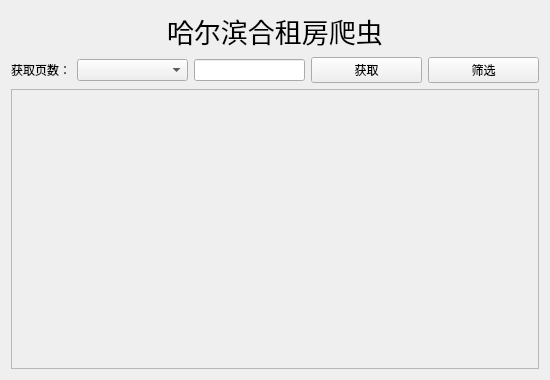
<?xml version="1.0" encoding="UTF-8"?>
<ui version="4.0">
 <class>Form</class>
 <widget class="QWidget" name="Form">
  <property name="geometry">
   <rect>
    <x>0</x>
    <y>0</y>
    <width>550</width>
    <height>380</height>
   </rect>
  </property>
  <property name="windowTitle">
   <string>Form</string>
  </property>
  <layout class="QVBoxLayout" name="verticalLayout_3">
   <item>
    <layout class="QHBoxLayout" name="horizontalLayout_3">
     <property name="leftMargin">
      <number>0</number>
     </property>
     <item>
      <widget class="QLabel" name="label">
       <property name="sizePolicy">
        <sizepolicy hsizetype="Fixed" vsizetype="Preferred">
         <horstretch>220</horstretch>
         <verstretch>0</verstretch>
        </sizepolicy>
       </property>
       <property name="font">
        <font>
         <pointsize>20</pointsize>
        </font>
       </property>
       <property name="text">
        <string>哈尔滨合租房爬虫</string>
       </property>
      </widget>
     </item>
    </layout>
   </item>
   <item>
    <layout class="QHBoxLayout" name="horizontalLayout" stretch="1,1,1,1,1">
     <item>
      <widget class="QLabel" name="label_2">
       <property name="sizePolicy">
        <sizepolicy hsizetype="Fixed" vsizetype="Preferred">
         <horstretch>0</horstretch>
         <verstretch>0</verstretch>
        </sizepolicy>
       </property>
       <property name="text">
        <string>获取页数：</string>
       </property>
      </widget>
     </item>
     <item>
      <widget class="QComboBox" name="comboBox_Chose_page">
       <property name="currentText">
        <string/>
       </property>
      </widget>
     </item>
     <item>
      <widget class="QLineEdit" name="lineEdit_Page">
       <property name="sizePolicy">
        <sizepolicy hsizetype="Preferred" vsizetype="Fixed">
         <horstretch>0</horstretch>
         <verstretch>0</verstretch>
        </sizepolicy>
       </property>
      </widget>
     </item>
     <item>
      <widget class="QPushButton" name="pushButton">
       <property name="text">
        <string>获取</string>
       </property>
      </widget>
     </item>
     <item>
      <widget class="QPushButton" name="pushButton_2">
       <property name="text">
        <string>筛选</string>
       </property>
      </widget>
     </item>
    </layout>
   </item>
   <item>
    <widget class="QScrollArea" name="scrollArea">
     <property name="widgetResizable">
      <bool>true</bool>
     </property>
     <widget class="QWidget" name="scrollAreaWidgetContents">
      <property name="geometry">
       <rect>
        <x>0</x>
        <y>0</y>
        <width>530</width>
        <height>294</height>
       </rect>
      </property>
      <layout class="QVBoxLayout" name="verticalLayout">
       <item>
        <spacer name="verticalSpacer">
         <property name="orientation">
          <enum>Qt::Vertical</enum>
         </property>
         <property name="sizeHint" stdset="0">
          <size>
           <width>20</width>
           <height>268</height>
          </size>
         </property>
        </spacer>
       </item>
      </layout>
     </widget>
    </widget>
   </item>
  </layout>
 </widget>
 <resources/>
 <connections/>
</ui>
